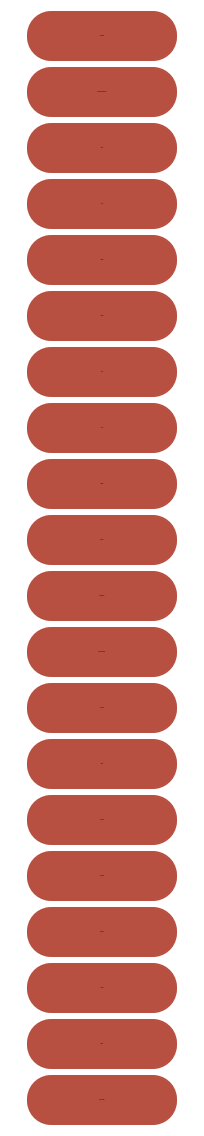
        <widget class="QWidget" name="scrollAreaWidgetContents">
         <property name="geometry">
          <rect>
           <x>0</x>
           <y>-60</y>
           <width>204</width>
           <height>1132</height>
          </rect>
         </property>
         <property name="styleSheet">
          <string notr="true">QWidget{
background-color: transparent;
}
QPushButton{
	background-color: #B85042;
	border-radius: 24px;
}
QPushButton:hover{
	background-color: #A7BEAE;
}</string>
         </property>
         <layout class="QGridLayout" name="gridLayout">
          <item row="2" column="0">
           <widget class="QPushButton" name="Invert">
            <property name="sizePolicy">
             <sizepolicy hsizetype="Fixed" vsizetype="Maximum">
              <horstretch>0</horstretch>
              <verstretch>0</verstretch>
             </sizepolicy>
            </property>
            <property name="minimumSize">
             <size>
              <width>150</width>
              <height>50</height>
             </size>
            </property>
            <property name="font">
             <font>
              <pointsize>-1</pointsize>
              <fontweight>DemiBold</fontweight>
             </font>
            </property>
            <property name="styleSheet">
             <string notr="true"/>
            </property>
            <property name="text">
             <string>Invert</string>
            </property>
           </widget>
          </item>
          <item row="25" column="0">
           <widget class="QPushButton" name="TVEffect">
            <property name="sizePolicy">
             <sizepolicy hsizetype="Fixed" vsizetype="Maximum">
              <horstretch>0</horstretch>
              <verstretch>0</verstretch>
             </sizepolicy>
            </property>
            <property name="minimumSize">
             <size>
              <width>150</width>
              <height>50</height>
             </size>
            </property>
            <property name="font">
             <font>
              <pointsize>-1</pointsize>
              <fontweight>DemiBold</fontweight>
             </font>
            </property>
            <property name="styleSheet">
             <string notr="true"/>
            </property>
            <property name="text">
             <string>TV Effect</string>
            </property>
           </widget>
          </item>
          <item row="0" column="0">
           <widget class="QPushButton" name="GrayscaleBtn">
            <property name="sizePolicy">
             <sizepolicy hsizetype="Fixed" vsizetype="Maximum">
              <horstretch>0</horstretch>
              <verstretch>0</verstretch>
             </sizepolicy>
            </property>
            <property name="minimumSize">
             <size>
              <width>150</width>
              <height>50</height>
             </size>
            </property>
            <property name="font">
             <font>
              <pointsize>-1</pointsize>
              <fontweight>DemiBold</fontweight>
             </font>
            </property>
            <property name="styleSheet">
             <string notr="true"/>
            </property>
            <property name="text">
             <string>Grayscale</string>
            </property>
           </widget>
          </item>
          <item row="24" column="0">
           <widget class="QPushButton" name="EdgeDetection">
            <property name="sizePolicy">
             <sizepolicy hsizetype="Fixed" vsizetype="Maximum">
              <horstretch>0</horstretch>
              <verstretch>0</verstretch>
             </sizepolicy>
            </property>
            <property name="minimumSize">
             <size>
              <width>150</width>
              <height>50</height>
             </size>
            </property>
            <property name="font">
             <font>
              <pointsize>-1</pointsize>
              <fontweight>DemiBold</fontweight>
             </font>
            </property>
            <property name="styleSheet">
             <string notr="true"/>
            </property>
            <property name="text">
             <string>Edge detection</string>
            </property>
           </widget>
          </item>
          <item row="1" column="0">
           <widget class="QPushButton" name="BWBtn">
            <property name="sizePolicy">
             <sizepolicy hsizetype="Fixed" vsizetype="Maximum">
              <horstretch>0</horstretch>
              <verstretch>0</verstretch>
             </sizepolicy>
            </property>
            <property name="minimumSize">
             <size>
              <width>150</width>
              <height>50</height>
             </size>
            </property>
            <property name="font">
             <font>
              <pointsize>-1</pointsize>
              <fontweight>DemiBold</fontweight>
             </font>
            </property>
            <property name="layoutDirection">
             <enum>Qt::LeftToRight</enum>
            </property>
            <property name="styleSheet">
             <string notr="true"/>
            </property>
            <property name="text">
             <string>Black and white filter</string>
            </property>
           </widget>
          </item>
          <item row="21" column="0">
           <widget class="QPushButton" name="brightnessBtn">
            <property name="sizePolicy">
             <sizepolicy hsizetype="Fixed" vsizetype="Maximum">
              <horstretch>0</horstretch>
              <verstretch>0</verstretch>
             </sizepolicy>
            </property>
            <property name="minimumSize">
             <size>
              <width>150</width>
              <height>50</height>
             </size>
            </property>
            <property name="font">
             <font>
              <pointsize>-1</pointsize>
              <fontweight>DemiBold</fontweight>
             </font>
            </property>
            <property name="styleSheet">
             <string notr="true"/>
            </property>
            <property name="text">
             <string>Brightness</string>
            </property>
           </widget>
          </item>
          <item row="4" column="0">
           <widget class="QPushButton" name="RotateBtn">
            <property name="sizePolicy">
             <sizepolicy hsizetype="Fixed" vsizetype="Maximum">
              <horstretch>0</horstretch>
              <verstretch>0</verstretch>
             </sizepolicy>
            </property>
            <property name="minimumSize">
             <size>
              <width>150</width>
              <height>50</height>
             </size>
            </property>
            <property name="font">
             <font>
              <pointsize>-1</pointsize>
              <fontweight>DemiBold</fontweight>
             </font>
            </property>
            <property name="styleSheet">
             <string notr="true"/>
            </property>
            <property name="text">
             <string>Rotate</string>
            </property>
           </widget>
          </item>
          <item row="3" column="0">
           <widget class="QPushButton" name="FlipBtn">
            <property name="sizePolicy">
             <sizepolicy hsizetype="Fixed" vsizetype="Maximum">
              <horstretch>0</horstretch>
              <verstretch>0</verstretch>
             </sizepolicy>
            </property>
            <property name="minimumSize">
             <size>
              <width>150</width>
              <height>50</height>
             </size>
            </property>
            <property name="font">
             <font>
              <pointsize>-1</pointsize>
              <fontweight>DemiBold</fontweight>
             </font>
            </property>
            <property name="styleSheet">
             <string notr="true"/>
            </property>
            <property name="text">
             <string>Flip</string>
            </property>
           </widget>
          </item>
          <item row="32" column="0">
           <widget class="QPushButton" name="nightMoodBtn">
            <property name="sizePolicy">
             <sizepolicy hsizetype="Fixed" vsizetype="Maximum">
              <horstretch>0</horstretch>
              <verstretch>0</verstretch>
             </sizepolicy>
            </property>
            <property name="minimumSize">
             <size>
              <width>150</width>
              <height>50</height>
             </size>
            </property>
            <property name="font">
             <font>
              <pointsize>-1</pointsize>
              <fontweight>DemiBold</fontweight>
             </font>
            </property>
            <property name="styleSheet">
             <string notr="true"/>
            </property>
            <property name="text">
             <string>Night Mood</string>
            </property>
           </widget>
          </item>
          <item row="9" column="0">
           <widget class="QPushButton" name="mergeBtn">
            <property name="sizePolicy">
             <sizepolicy hsizetype="Fixed" vsizetype="Maximum">
              <horstretch>0</horstretch>
              <verstretch>0</verstretch>
             </sizepolicy>
            </property>
            <property name="minimumSize">
             <size>
              <width>150</width>
              <height>50</height>
             </size>
            </property>
            <property name="font">
             <font>
              <pointsize>-1</pointsize>
              <fontweight>DemiBold</fontweight>
             </font>
            </property>
            <property name="styleSheet">
             <string notr="true"/>
            </property>
            <property name="text">
             <string>Merge</string>
            </property>
           </widget>
          </item>
          <item row="7" column="0">
           <widget class="QPushButton" name="CropBtn">
            <property name="sizePolicy">
             <sizepolicy hsizetype="Fixed" vsizetype="Maximum">
              <horstretch>0</horstretch>
              <verstretch>0</verstretch>
             </sizepolicy>
            </property>
            <property name="minimumSize">
             <size>
              <width>150</width>
              <height>50</height>
             </size>
            </property>
            <property name="font">
             <font>
              <pointsize>-1</pointsize>
              <fontweight>DemiBold</fontweight>
             </font>
            </property>
            <property name="styleSheet">
             <string notr="true"/>
            </property>
            <property name="text">
             <string>Crop</string>
            </property>
           </widget>
          </item>
          <item row="31" column="0">
           <widget class="QPushButton" name="Sepia">
            <property name="sizePolicy">
             <sizepolicy hsizetype="Fixed" vsizetype="Maximum">
              <horstretch>0</horstretch>
              <verstretch>0</verstretch>
             </sizepolicy>
            </property>
            <property name="minimumSize">
             <size>
              <width>150</width>
              <height>50</height>
             </size>
            </property>
            <property name="font">
             <font>
              <pointsize>-1</pointsize>
              <fontweight>DemiBold</fontweight>
             </font>
            </property>
            <property name="styleSheet">
             <string notr="true"/>
            </property>
            <property name="text">
             <string>Sepia</string>
            </property>
           </widget>
          </item>
          <item row="6" column="0">
           <widget class="QPushButton" name="BlurBtn">
            <property name="sizePolicy">
             <sizepolicy hsizetype="Fixed" vsizetype="Maximum">
              <horstretch>0</horstretch>
              <verstretch>0</verstretch>
             </sizepolicy>
            </property>
            <property name="minimumSize">
             <size>
              <width>150</width>
              <height>50</height>
             </size>
            </property>
            <property name="font">
             <font>
              <pointsize>-1</pointsize>
              <fontweight>DemiBold</fontweight>
             </font>
            </property>
            <property name="styleSheet">
             <string notr="true"/>
            </property>
            <property name="text">
             <string>Blur</string>
            </property>
           </widget>
          </item>
          <item row="28" column="0">
           <widget class="QPushButton" name="sunLightBtn">
            <property name="sizePolicy">
             <sizepolicy hsizetype="Fixed" vsizetype="Maximum">
              <horstretch>0</horstretch>
              <verstretch>0</verstretch>
             </sizepolicy>
            </property>
            <property name="minimumSize">
             <size>
              <width>150</width>
              <height>50</height>
             </size>
            </property>
            <property name="font">
             <font>
              <pointsize>-1</pointsize>
              <fontweight>DemiBold</fontweight>
             </font>
            </property>
            <property name="styleSheet">
             <string notr="true"/>
            </property>
            <property name="text">
             <string>Sun Light</string>
            </property>
           </widget>
          </item>
          <item row="30" column="0">
           <widget class="QPushButton" name="Purple">
            <property name="sizePolicy">
             <sizepolicy hsizetype="Fixed" vsizetype="Maximum">
              <horstretch>0</horstretch>
              <verstretch>0</verstretch>
             </sizepolicy>
            </property>
            <property name="minimumSize">
             <size>
              <width>150</width>
              <height>50</height>
             </size>
            </property>
            <property name="font">
             <font>
              <pointsize>-1</pointsize>
              <fontweight>DemiBold</fontweight>
             </font>
            </property>
            <property name="styleSheet">
             <string notr="true"/>
            </property>
            <property name="text">
             <string>Purple</string>
            </property>
           </widget>
          </item>
          <item row="29" column="0">
           <widget class="QPushButton" name="Infrared">
            <property name="sizePolicy">
             <sizepolicy hsizetype="Fixed" vsizetype="Maximum">
              <horstretch>0</horstretch>
              <verstretch>0</verstretch>
             </sizepolicy>
            </property>
            <property name="minimumSize">
             <size>
              <width>150</width>
              <height>50</height>
             </size>
            </property>
            <property name="font">
             <font>
              <pointsize>-1</pointsize>
              <fontweight>DemiBold</fontweight>
             </font>
            </property>
            <property name="styleSheet">
             <string notr="true"/>
            </property>
            <property name="text">
             <string>Infrared</string>
            </property>
           </widget>
          </item>
          <item row="26" column="0">
           <widget class="QPushButton" name="SkewBtn">
            <property name="sizePolicy">
             <sizepolicy hsizetype="Fixed" vsizetype="Maximum">
              <horstretch>0</horstretch>
              <verstretch>0</verstretch>
             </sizepolicy>
            </property>
            <property name="minimumSize">
             <size>
              <width>150</width>
              <height>50</height>
             </size>
            </property>
            <property name="font">
             <font>
              <pointsize>-1</pointsize>
              <fontweight>DemiBold</fontweight>
             </font>
            </property>
            <property name="styleSheet">
             <string notr="true"/>
            </property>
            <property name="text">
             <string>Skew</string>
            </property>
           </widget>
          </item>
          <item row="10" column="0">
           <widget class="QPushButton" name="ResizeBtn">
            <property name="sizePolicy">
             <sizepolicy hsizetype="Fixed" vsizetype="Maximum">
              <horstretch>0</horstretch>
              <verstretch>0</verstretch>
             </sizepolicy>
            </property>
            <property name="minimumSize">
             <size>
              <width>150</width>
              <height>50</height>
             </size>
            </property>
            <property name="font">
             <font>
              <pointsize>-1</pointsize>
              <fontweight>DemiBold</fontweight>
             </font>
            </property>
            <property name="autoFillBackground">
             <bool>false</bool>
            </property>
            <property name="styleSheet">
             <string notr="true"/>
            </property>
            <property name="text">
             <string>Resize</string>
            </property>
           </widget>
          </item>
          <item row="27" column="0">
           <widget class="QPushButton" name="OilPaint">
            <property name="sizePolicy">
             <sizepolicy hsizetype="Fixed" vsizetype="Maximum">
              <horstretch>0</horstretch>
              <verstretch>0</verstretch>
             </sizepolicy>
            </property>
            <property name="minimumSize">
             <size>
              <width>150</width>
              <height>50</height>
             </size>
            </property>
            <property name="font">
             <font>
              <pointsize>-1</pointsize>
              <fontweight>DemiBold</fontweight>
             </font>
            </property>
            <property name="styleSheet">
             <string notr="true"/>
            </property>
            <property name="text">
             <string>Oil Paint</string>
            </property>
           </widget>
          </item>
          <item row="5" column="0">
           <widget class="QPushButton" name="FrameBtn">
            <property name="sizePolicy">
             <sizepolicy hsizetype="Fixed" vsizetype="Maximum">
              <horstretch>0</horstretch>
              <verstretch>0</verstretch>
             </sizepolicy>
            </property>
            <property name="minimumSize">
             <size>
              <width>150</width>
              <height>50</height>
             </size>
            </property>
            <property name="font">
             <font>
              <pointsize>-1</pointsize>
              <fontweight>DemiBold</fontweight>
             </font>
            </property>
            <property name="styleSheet">
             <string notr="true"/>
            </property>
            <property name="text">
             <string>Frame</string>
            </property>
           </widget>
          </item>
         </layout>
        </widget>
